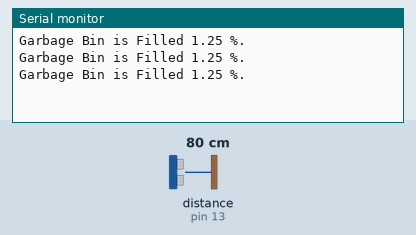
Recording of a sketch running on a simulated Arduino Uno, built with avr-gcc and run on an emulated ATmega328P. Shown: the last lines printed to the serial monitor. Wiring (inferred from the names in the program): ultrasonic range finder: trigger pin 12; echo pin 13. The test bench sets the inputs (shaded band); at power-on: distance to the obstacle (sensor on pin 13) 80 cm. The echo pulse lasts 58.3 µs per cm.

Above: at 1.3 s.
1.4 s: distance to the obstacle (sensor on pin 13) set to 2 cm
At 1.9 s:
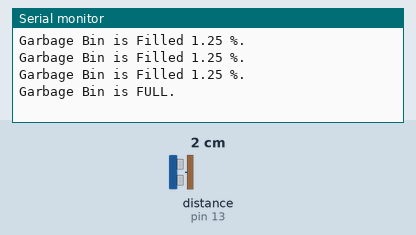
3.5 s: distance to the obstacle (sensor on pin 13) set to 120 cm
At 3.9 s:
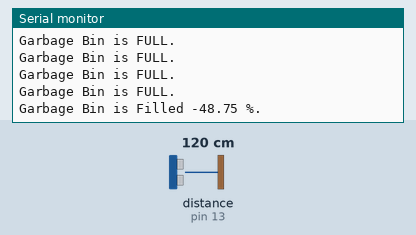
6.5 s: distance to the obstacle (sensor on pin 13) set to 4 cm
At 7.0 s:
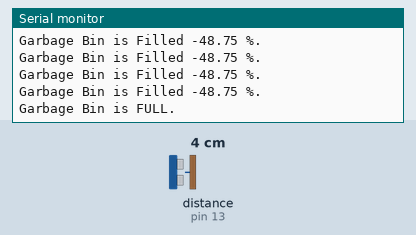

The sketch:

program.1.ino
```cpp
#define trigPin 12
#define echoPin 13
void setup()
{
Serial.begin (9600);
pinMode(trigPin, OUTPUT);
pinMode(echoPin, INPUT);
}
void loop()
{
long duration, distance;
int max = 80; // Let consider as Height of the Garbage Bin is = 80 cm.
float diff, perc;
digitalWrite(trigPin, LOW);
delayMicroseconds(2);
digitalWrite(trigPin, HIGH);
delayMicroseconds(10);digitalWrite(trigPin, LOW);
duration = pulseIn(echoPin, HIGH);
distance = (duration/2) / 29.1;
diff = max - distance; // 'diff' variable tells u that, how much the Garbage Bin is Left to fill.
perc = (diff/max)*100; // 'perc' variable tells u that, how much percentage the Garbage Bin is filled.
if (perc>=90)
{
Serial.println("Garbage Bin is FULL."); // When the Garbage Bin is filled more than 90%, then this Error Message will Displayed.
}
else
{
Serial.print("Garbage Bin is Filled ");
Serial.print(perc);
Serial.println(" %."); // These 3 Lines are print, that how much the Garbage Bin is Filled...Ex. "Garbage Bin is Filled 70%.".
}
/*
if (distance >= 400 || distance <= 2)
{
Serial.println("Out of range");
}
else
{
Serial.print(distance);
Serial.println(" cm");
}
*/
delay(500);
}
```

Measured:
- after the input at 1.4 s, the serial monitor: prints a new line after 0.12 s (image 1)
- after the input at 3.5 s, the serial monitor: prints a new line at once (image 2)
- after the input at 6.5 s, the serial monitor: prints a new line after 0.07 s (image 3)
